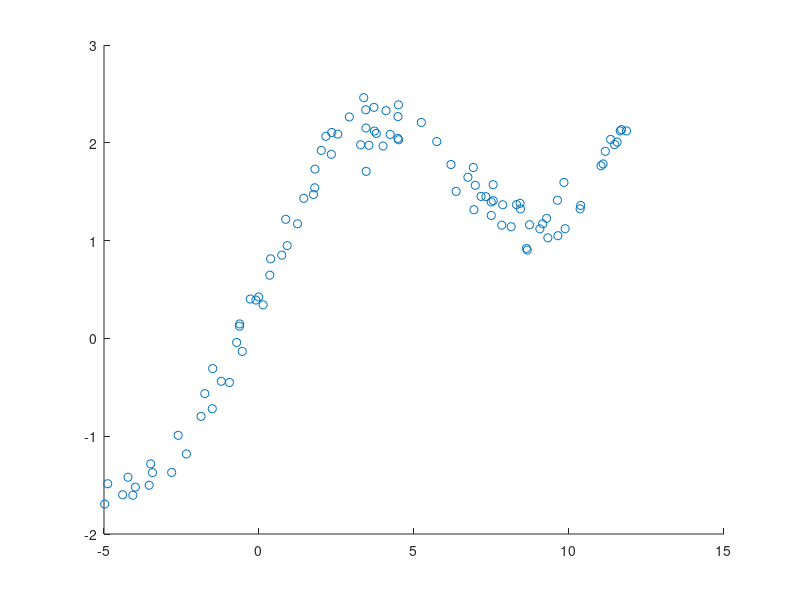

Write MATLAB code to recreate this figure. (Note: this script raises an error after producing the figure.)
%Main function for question 1
function Q1()

    %(a) Load training set

    X = load("hw1x.dat");
    Y = load("hw1y.dat");

    %Append 1s to X
    extendX = [ones(length(X), 1), X];

    %get weight from linear regeression
    W = LinearRegression(extendX, Y);

    %Plot points and regression result
    clf;
    scatter(X,Y);
    hold on;
    range = (min(X):0.01:max(X))';;

    testMatrix = [ones(length(range), 1), range];

    res = testMatrix * W;
    %plot(range, res);

    err =  J(extendX, Y, W);

    fprintf("Error is %f\n", err);

    %(e) Quadratic regression
    degree = 2;
    W = PolyRegress(extendX, Y, degree);

    testMatrix = [ones(length(range), 1), range];   %Add ones

    for d=2:degree
        testMatrix = [testMatrix, testMatrix(:,2).^d];
    end

    hold on
    res = testMatrix*W;

    %plot(range, res);

    %(f) cubic regression
    degree = 3;
    W = PolyRegress(extendX, Y, degree);

    testMatrix = [ones(length(range), 1), range];   %Add ones

    for d=2:degree
        testMatrix = [testMatrix, testMatrix(:,2).^d];
    end

    hold on
    res = testMatrix*W;
    plot(range, res);


end
